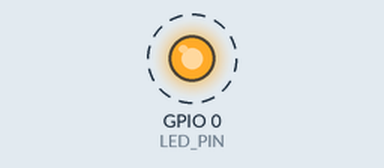
Simulated run of this program. Board: ESP32-C3. Shown: output pins drawn as LEDs (lit = HIGH). Dashed ring = blinking. WiFi joins after 1.5 s; servers stay silent unless stated; web services answer with replies made up by the test bench; what the program prints to the serial monitor is not drawn. At 1.7 s the program puts the board to deep sleep or switches it off; the recording ends there.

Above: at 0.14 s.
Timing chart, 0 to 1.7 s (numbered marks = the images above):
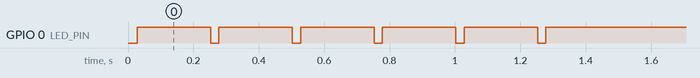

The program:

main.cpp
```cpp
#include <Arduino.h>
#include <WiFi.h>
#include <HTTPClient.h>
#include "private.h"

constexpr uint8_t LED_PIN = 0;
constexpr bool LED_LEVEL = LOW;

RTC_DATA_ATTR uint32_t boots = 0;

static bool telegramSendMessage(const char *bot_key, int32_t chat_id, const char *message) {
  WiFiClientSecure client;
  HTTPClient https;
  bool result = false;

  client.setInsecure();
  if (https.begin(client, String("https://api.telegram.org/bot") + bot_key + "/")) {
    String post;

    https.addHeader("Content-Type", "application/json");
    https.addHeader("Connection", "close");
    post = "{\"method\":\"sendMessage\",\"chat_id\":" + String(chat_id) + ",\"text\":\"" + message + "\"}";
    Serial.println(post);
    result = https.POST(post) == 200;
    Serial.println(https.getString());
    https.end();
  }
  return result;
}

void setup() {
  Serial.begin(115200);

  pinMode(LED_PIN, OUTPUT);
  digitalWrite(LED_PIN, ! LED_LEVEL);

  ++boots;
  Serial.printf("Board boots %u time(s)\r\n", boots);

  WiFi.persistent(false);
  WiFi.mode(WIFI_STA);
  WiFi.begin(WIFI_SSID, WIFI_PSWD);
  Serial.printf("Connecting to \"%s\"", WIFI_SSID);
  while (! WiFi.isConnected()) {
    digitalWrite(LED_PIN, LED_LEVEL);
    delay(25);
    digitalWrite(LED_PIN, ! LED_LEVEL);
    Serial.print('.');
    delay(250 - 25);
  }
  Serial.print(" OK (IP: ");
  Serial.print(WiFi.localIP());
  Serial.println(')');

  {
    char msg[48];

    snprintf(msg, sizeof(msg), "Board \\\"ESP32\\\"\nBoots %u time(s)", boots);
    if (telegramSendMessage(BOT_KEY, CHAT_ID, msg))
      Serial.println("BOT OK");
    else
      Serial.println("BOT fail!");
  }

  Serial.flush();
  esp_sleep_enable_timer_wakeup(30000000); // 30 sec.
  esp_deep_sleep_disable_rom_logging();
  esp_deep_sleep_start();
}

void loop() {}
```

private.h
```cpp
#pragma once

const char WIFI_SSID[] = "YOUR_SSID";
const char WIFI_PSWD[] = "YOUR_PSWD";

const char BOT_KEY[] = "***";
constexpr long int CHAT_ID = 0;
```

Measured:
- by itself, GPIO 0 (LED_PIN): alternates HIGH for 0.23 s and LOW for 0.03 s
